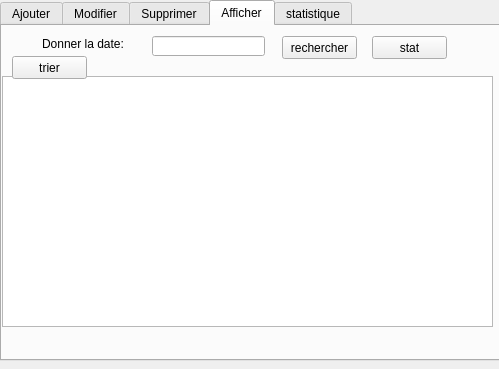
<?xml version="1.0" encoding="UTF-8"?>
<ui version="4.0">
 <class>redv</class>
 <widget class="QDialog" name="redv">
  <property name="geometry">
   <rect>
    <x>0</x>
    <y>0</y>
    <width>499</width>
    <height>369</height>
   </rect>
  </property>
  <property name="windowTitle">
   <string>Dialog</string>
  </property>
  <widget class="QTabWidget" name="tabWidget">
   <property name="geometry">
    <rect>
     <x>0</x>
     <y>0</y>
     <width>581</width>
     <height>361</height>
    </rect>
   </property>
   <property name="currentIndex">
    <number>3</number>
   </property>
   <widget class="QWidget" name="tab">
    <attribute name="title">
     <string>Ajouter</string>
    </attribute>
    <widget class="QLabel" name="label">
     <property name="geometry">
      <rect>
       <x>40</x>
       <y>170</y>
       <width>51</width>
       <height>16</height>
      </rect>
     </property>
     <property name="text">
      <string>NUM_RDV:</string>
     </property>
    </widget>
    <widget class="QLabel" name="label_2">
     <property name="geometry">
      <rect>
       <x>40</x>
       <y>110</y>
       <width>61</width>
       <height>16</height>
      </rect>
     </property>
     <property name="text">
      <string>DATE_RDV:</string>
     </property>
    </widget>
    <widget class="QLabel" name="label_3">
     <property name="geometry">
      <rect>
       <x>40</x>
       <y>140</y>
       <width>81</width>
       <height>16</height>
      </rect>
     </property>
     <property name="text">
      <string>ETAT_RDV:</string>
     </property>
    </widget>
    <widget class="QLabel" name="label_4">
     <property name="geometry">
      <rect>
       <x>40</x>
       <y>70</y>
       <width>71</width>
       <height>16</height>
      </rect>
     </property>
     <property name="text">
      <string>ID_PATIENT:</string>
     </property>
    </widget>
    <widget class="QLineEdit" name="lineEdit_id">
     <property name="geometry">
      <rect>
       <x>120</x>
       <y>70</y>
       <width>113</width>
       <height>20</height>
      </rect>
     </property>
    </widget>
    <widget class="QLineEdit" name="lineEdit_date">
     <property name="geometry">
      <rect>
       <x>120</x>
       <y>110</y>
       <width>113</width>
       <height>20</height>
      </rect>
     </property>
    </widget>
    <widget class="QLineEdit" name="lineEdit_etat">
     <property name="geometry">
      <rect>
       <x>120</x>
       <y>140</y>
       <width>113</width>
       <height>20</height>
      </rect>
     </property>
    </widget>
    <widget class="QLineEdit" name="lineEdit_num">
     <property name="geometry">
      <rect>
       <x>120</x>
       <y>170</y>
       <width>113</width>
       <height>20</height>
      </rect>
     </property>
    </widget>
    <widget class="QPushButton" name="pushButton">
     <property name="geometry">
      <rect>
       <x>300</x>
       <y>240</y>
       <width>75</width>
       <height>23</height>
      </rect>
     </property>
     <property name="text">
      <string>Ajouter</string>
     </property>
    </widget>
    <widget class="QLabel" name="label_11">
     <property name="geometry">
      <rect>
       <x>0</x>
       <y>0</y>
       <width>451</width>
       <height>331</height>
      </rect>
     </property>
     <property name="text">
      <string/>
     </property>
     <property name="pixmap">
      <pixmap>../../img/16379.jpg</pixmap>
     </property>
    </widget>
    <widget class="QComboBox" name="comboBox">
     <property name="geometry">
      <rect>
       <x>240</x>
       <y>70</y>
       <width>121</width>
       <height>22</height>
      </rect>
     </property>
    </widget>
    <zorder>label_11</zorder>
    <zorder>label</zorder>
    <zorder>label_2</zorder>
    <zorder>label_3</zorder>
    <zorder>label_4</zorder>
    <zorder>lineEdit_id</zorder>
    <zorder>lineEdit_date</zorder>
    <zorder>lineEdit_etat</zorder>
    <zorder>lineEdit_num</zorder>
    <zorder>pushButton</zorder>
    <zorder>comboBox</zorder>
   </widget>
   <widget class="QWidget" name="tab_2">
    <attribute name="title">
     <string>Modifier</string>
    </attribute>
    <widget class="QLabel" name="label_6">
     <property name="geometry">
      <rect>
       <x>10</x>
       <y>140</y>
       <width>51</width>
       <height>16</height>
      </rect>
     </property>
     <property name="text">
      <string>NUM_RDV:</string>
     </property>
    </widget>
    <widget class="QLabel" name="label_7">
     <property name="geometry">
      <rect>
       <x>10</x>
       <y>80</y>
       <width>61</width>
       <height>16</height>
      </rect>
     </property>
     <property name="text">
      <string>DATE_RDV:</string>
     </property>
    </widget>
    <widget class="QLabel" name="label_8">
     <property name="geometry">
      <rect>
       <x>10</x>
       <y>110</y>
       <width>81</width>
       <height>16</height>
      </rect>
     </property>
     <property name="text">
      <string>ETAT_RDV:</string>
     </property>
    </widget>
    <widget class="QLabel" name="label_9">
     <property name="geometry">
      <rect>
       <x>10</x>
       <y>50</y>
       <width>71</width>
       <height>16</height>
      </rect>
     </property>
     <property name="text">
      <string>ID_PATIENT:</string>
     </property>
    </widget>
    <widget class="QLineEdit" name="lineEdit_6">
     <property name="geometry">
      <rect>
       <x>80</x>
       <y>50</y>
       <width>113</width>
       <height>20</height>
      </rect>
     </property>
    </widget>
    <widget class="QLineEdit" name="lineEdit_7">
     <property name="geometry">
      <rect>
       <x>80</x>
       <y>80</y>
       <width>113</width>
       <height>20</height>
      </rect>
     </property>
    </widget>
    <widget class="QLineEdit" name="lineEdit_8">
     <property name="geometry">
      <rect>
       <x>80</x>
       <y>110</y>
       <width>113</width>
       <height>20</height>
      </rect>
     </property>
    </widget>
    <widget class="QLineEdit" name="lineEdit_9">
     <property name="geometry">
      <rect>
       <x>80</x>
       <y>140</y>
       <width>113</width>
       <height>20</height>
      </rect>
     </property>
    </widget>
    <widget class="QPushButton" name="pushButton_3">
     <property name="geometry">
      <rect>
       <x>310</x>
       <y>270</y>
       <width>75</width>
       <height>23</height>
      </rect>
     </property>
     <property name="text">
      <string>Modifier</string>
     </property>
    </widget>
    <widget class="QLabel" name="label_12">
     <property name="geometry">
      <rect>
       <x>0</x>
       <y>0</y>
       <width>441</width>
       <height>331</height>
      </rect>
     </property>
     <property name="text">
      <string/>
     </property>
     <property name="pixmap">
      <pixmap>../../img/16379.jpg</pixmap>
     </property>
    </widget>
    <zorder>label_12</zorder>
    <zorder>label_6</zorder>
    <zorder>label_7</zorder>
    <zorder>label_8</zorder>
    <zorder>label_9</zorder>
    <zorder>lineEdit_6</zorder>
    <zorder>lineEdit_7</zorder>
    <zorder>lineEdit_8</zorder>
    <zorder>lineEdit_9</zorder>
    <zorder>pushButton_3</zorder>
   </widget>
   <widget class="QWidget" name="tab_4">
    <attribute name="title">
     <string>Supprimer</string>
    </attribute>
    <widget class="QLabel" name="label_5">
     <property name="geometry">
      <rect>
       <x>90</x>
       <y>30</y>
       <width>81</width>
       <height>31</height>
      </rect>
     </property>
     <property name="text">
      <string>Donner votre id :</string>
     </property>
    </widget>
    <widget class="QLineEdit" name="lineEdit_id_2">
     <property name="geometry">
      <rect>
       <x>180</x>
       <y>40</y>
       <width>113</width>
       <height>20</height>
      </rect>
     </property>
    </widget>
    <widget class="QPushButton" name="pushButton_2">
     <property name="geometry">
      <rect>
       <x>310</x>
       <y>240</y>
       <width>75</width>
       <height>23</height>
      </rect>
     </property>
     <property name="text">
      <string>Supprimer</string>
     </property>
    </widget>
    <widget class="QLabel" name="label_13">
     <property name="geometry">
      <rect>
       <x>0</x>
       <y>0</y>
       <width>451</width>
       <height>331</height>
      </rect>
     </property>
     <property name="text">
      <string/>
     </property>
     <property name="pixmap">
      <pixmap>../../img/16379.jpg</pixmap>
     </property>
    </widget>
    <zorder>label_13</zorder>
    <zorder>label_5</zorder>
    <zorder>lineEdit_id_2</zorder>
    <zorder>pushButton_2</zorder>
   </widget>
   <widget class="QWidget" name="tab_3">
    <attribute name="title">
     <string>Afficher</string>
    </attribute>
    <widget class="QTableView" name="tablerdv">
     <property name="geometry">
      <rect>
       <x>0</x>
       <y>50</y>
       <width>491</width>
       <height>251</height>
      </rect>
     </property>
    </widget>
    <widget class="QPushButton" name="pushButton_4">
     <property name="geometry">
      <rect>
       <x>10</x>
       <y>30</y>
       <width>75</width>
       <height>23</height>
      </rect>
     </property>
     <property name="text">
      <string>trier</string>
     </property>
    </widget>
    <widget class="QLabel" name="label_10">
     <property name="geometry">
      <rect>
       <x>40</x>
       <y>10</y>
       <width>101</width>
       <height>16</height>
      </rect>
     </property>
     <property name="text">
      <string>Donner la date:</string>
     </property>
    </widget>
    <widget class="QLineEdit" name="id">
     <property name="geometry">
      <rect>
       <x>150</x>
       <y>10</y>
       <width>113</width>
       <height>20</height>
      </rect>
     </property>
    </widget>
    <widget class="QLabel" name="label_14">
     <property name="geometry">
      <rect>
       <x>0</x>
       <y>0</y>
       <width>491</width>
       <height>341</height>
      </rect>
     </property>
     <property name="text">
      <string/>
     </property>
     <property name="pixmap">
      <pixmap>../../img/16379.jpg</pixmap>
     </property>
    </widget>
    <widget class="QPushButton" name="rechercher">
     <property name="geometry">
      <rect>
       <x>280</x>
       <y>10</y>
       <width>75</width>
       <height>23</height>
      </rect>
     </property>
     <property name="text">
      <string>rechercher</string>
     </property>
    </widget>
    <widget class="QPushButton" name="pushButton_6">
     <property name="geometry">
      <rect>
       <x>370</x>
       <y>10</y>
       <width>75</width>
       <height>23</height>
      </rect>
     </property>
     <property name="text">
      <string>stat</string>
     </property>
    </widget>
    <zorder>label_14</zorder>
    <zorder>tablerdv</zorder>
    <zorder>pushButton_4</zorder>
    <zorder>label_10</zorder>
    <zorder>id</zorder>
    <zorder>rechercher</zorder>
    <zorder>pushButton_6</zorder>
   </widget>
   <widget class="QWidget" name="tab_5">
    <attribute name="title">
     <string>statistique</string>
    </attribute>
    <widget class="QLabel" name="label_15">
     <property name="geometry">
      <rect>
       <x>-30</x>
       <y>-30</y>
       <width>481</width>
       <height>331</height>
      </rect>
     </property>
     <property name="text">
      <string/>
     </property>
     <property name="pixmap">
      <pixmap>../../img/16379.jpg</pixmap>
     </property>
    </widget>
    <widget class="QPushButton" name="pushButton_5">
     <property name="geometry">
      <rect>
       <x>50</x>
       <y>60</y>
       <width>75</width>
       <height>23</height>
      </rect>
     </property>
     <property name="text">
      <string>stat</string>
     </property>
    </widget>
   </widget>
  </widget>
 </widget>
 <resources/>
 <connections/>
</ui>
